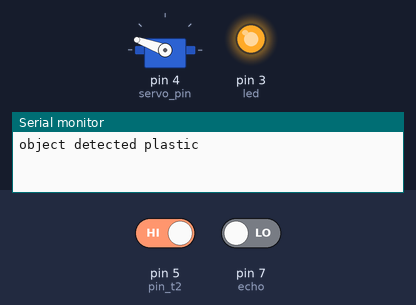
Simulated run of this sketch. Board: Arduino Uno, built with avr-gcc and run on an emulated ATmega328P. Parts: servo, output pins drawn as LEDs (lit = HIGH), the last lines printed to the serial monitor. Inputs (shaded band) come from the test bench; at power-on: pin 5 (pin_t2) HIGH, pin 7 (echo) LOW. Pins used as bus, display or sensor lines are not drawn.

Above: at 1.2 s.
1.3 s: pin 5 (pin_t2) driven LOW
At 4.8 s:
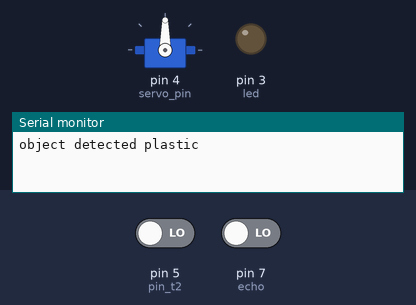
At 8.3 s:
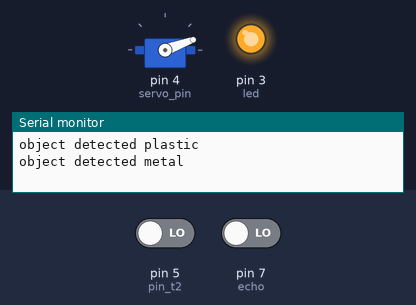
Timing chart, 0 to 27.1 s (numbered marks = the images above; inputs shaded):
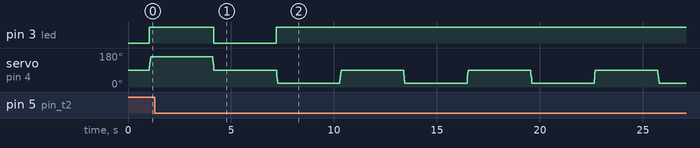

The sketch:

first_pull.ino
```cpp
#include <Servo.h>

// define pin
#define led 3
#define servo_pin 4
#define pin_t2 5
#define trig 6
#define echo 7

// define and initialize variables
long duration;
int distance;
int pos = 0;

// call servo service
Servo myservo;


void setup()
{
	// attach modes
	pinMode(pin_t2, INPUT);
	pinMode(led, OUTPUT);
	pinMode(trig,OUTPUT);
	pinMode(echo,INPUT);
	myservo.attach(servo_pin);

	// Sets the data rate in bits per second (baud) for serial data transmission. in our case (9600)
	Serial.begin(9600);
}

void loop()
{
	// reads the sensor's state
	int sensorValue_metal = digitalRead(pin_t2);

	// initialize the trig first
	digitalWrite(trig,LOW);
	delay(10);

	// sets the trig on HIGH state for 10ms
	digitalWrite(trig,HIGH);
	delay(10);
	digitalWrite(trig,LOW);

	// get the duration from pulseIn() function, takes 2 args.
	duration = pulseIn(echo,HIGH);
	// calculation of speed of sound
	distance = duration * 0.034 / 2;

	// plastic section
	// condition: if the value of distance calculated earlier is lower than 11, and metal sensor returns non-zero integer, then the object is PLASTIC
	if (distance <= 11 && sensorValue_metal != 0) {
		digitalWrite(led, HIGH);
		Serial.println("object detected plastic");
		for (pos = 90; pos <= 160; pos += 1) {
			myservo.write(pos);
			delay(1);
		}
		delay(3000);
		for (pos = 160; pos >= 90; pos -= 1) {
			myservo.write(pos);
			delay(1);
		}
	}
	else
	{
		// sets the bulb off
		digitalWrite(led, LOW);
	}
	// metal section
	// condition: if the value of metal sensor is zero, means the obstacle is Metal
	if (sensorValue_metal == 0) {
		digitalWrite(led, HIGH);
		Serial.println("object detected metal");
		for (pos = 90; pos >= 20; pos -= 1) {
			myservo.write(pos);
			delay(1);
		}
		delay(3000);
		for (pos = 20; pos <= 90; pos += 1) {
			myservo.write(pos);
			delay(1);
		}
	}
	else
	{
		// sets the bulb off
		digitalWrite(led, LOW);
	}
	// add a delay, for next decision
	delay(2000);
}
```

Measured:
- after the input at 1.3 s, pin 3 (led): goes on until 7.2 s, then stays HIGH
